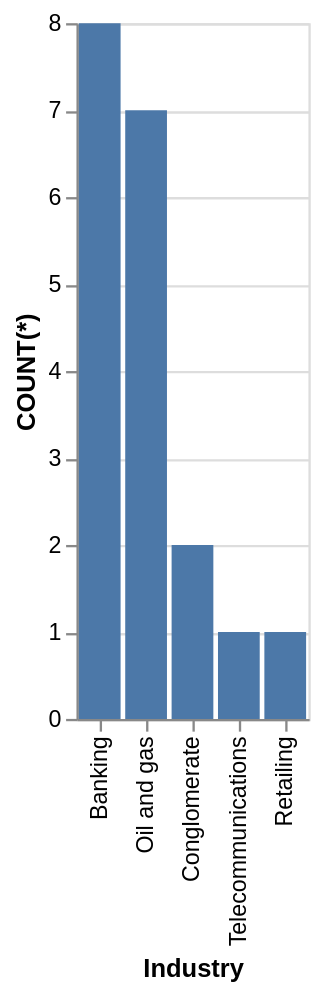

The Vega-Lite source for this figure:
### Vega-Lite specification from a JSON file in a GitHub repository (floating-point values rounded to 4 significant figures)
{"data": {"values": [{"x_data": "Banking", "y_data": 8}, {"x_data": "Oil and gas", "y_data": 7}, {"x_data": "Conglomerate", "y_data": 2}, {"x_data": "Telecommunications", "y_data": 1}, {"x_data": "Retailing", "y_data": 1}]}, "mark": "bar", "encoding": {"x": {"field": "x_data", "type": "nominal", "title": "Industry", "sort": {"op": "sum", "field": "y_data", "order": "descending"}}, "y": {"field": "y_data", "type": "quantitative", "title": "COUNT(*)"}}}
